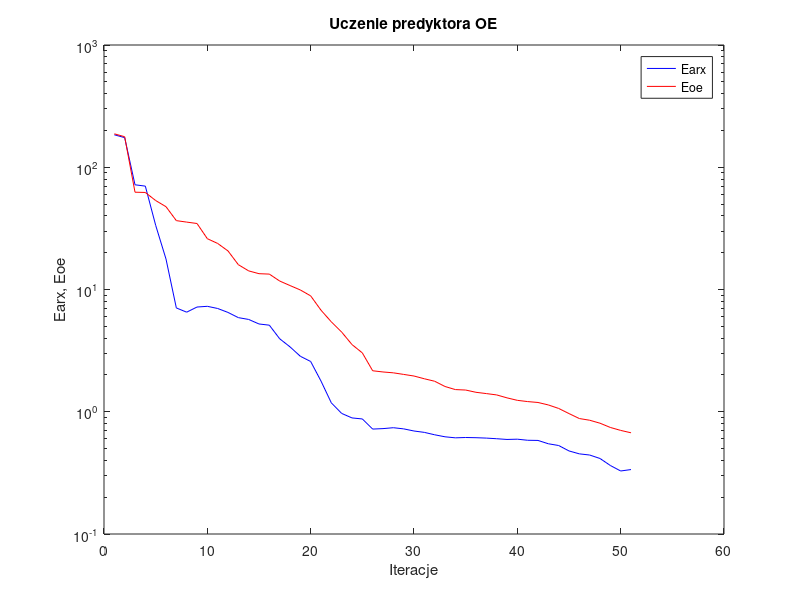
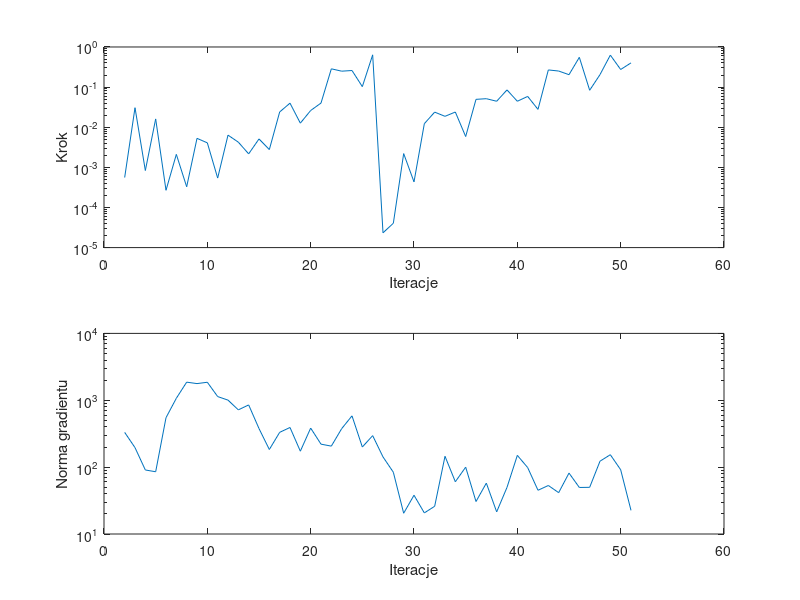

Write MATLAB code to recreate these figures, in order.
%uczenie predyktora oe
clear all;
n=0; farx(n+1)=1.843538e+002; foe(n+1)=1.877018e+002; wspucz(n+1)=0.000000e+000; ng(n+1)=0.000000e+000;
%odnowa zmiennej metryki
n=1; farx(n+1)=1.746568e+002; foe(n+1)=1.777202e+002; krok(n+1)=5.580127e-004; ng(n+1)=3.309364e+002;
n=2; farx(n+1)=7.188171e+001; foe(n+1)=6.250604e+001; krok(n+1)=3.065020e-002; ng(n+1)=1.958146e+002;
n=3; farx(n+1)=7.008334e+001; foe(n+1)=6.220784e+001; krok(n+1)=8.336543e-004; ng(n+1)=9.065900e+001;
n=4; farx(n+1)=3.350978e+001; foe(n+1)=5.342030e+001; krok(n+1)=1.610734e-002; ng(n+1)=8.529925e+001;
n=5; farx(n+1)=1.774983e+001; foe(n+1)=4.757533e+001; krok(n+1)=2.681467e-004; ng(n+1)=5.485973e+002;
n=6; farx(n+1)=7.066547e+000; foe(n+1)=3.658824e+001; krok(n+1)=2.106662e-003; ng(n+1)=1.071322e+003;
n=7; farx(n+1)=6.524304e+000; foe(n+1)=3.559397e+001; krok(n+1)=3.276764e-004; ng(n+1)=1.865089e+003;
n=8; farx(n+1)=7.189043e+000; foe(n+1)=3.466631e+001; krok(n+1)=5.282547e-003; ng(n+1)=1.775049e+003;
n=9; farx(n+1)=7.285911e+000; foe(n+1)=2.604395e+001; krok(n+1)=4.080593e-003; ng(n+1)=1.859111e+003;
n=10; farx(n+1)=6.993902e+000; foe(n+1)=2.380329e+001; krok(n+1)=5.405350e-004; ng(n+1)=1.135597e+003;
n=11; farx(n+1)=6.492969e+000; foe(n+1)=2.067568e+001; krok(n+1)=6.353015e-003; ng(n+1)=1.004878e+003;
n=12; farx(n+1)=5.887218e+000; foe(n+1)=1.596105e+001; krok(n+1)=4.243311e-003; ng(n+1)=7.184541e+002;
n=13; farx(n+1)=5.689675e+000; foe(n+1)=1.420018e+001; krok(n+1)=2.167321e-003; ng(n+1)=8.517857e+002;
n=14; farx(n+1)=5.224020e+000; foe(n+1)=1.346984e+001; krok(n+1)=5.107684e-003; ng(n+1)=3.773944e+002;
n=15; farx(n+1)=5.107416e+000; foe(n+1)=1.336551e+001; krok(n+1)=2.774090e-003; ng(n+1)=1.835221e+002;
n=16; farx(n+1)=3.954290e+000; foe(n+1)=1.173144e+001; krok(n+1)=2.399905e-002; ng(n+1)=3.313875e+002;
n=17; farx(n+1)=3.395254e+000; foe(n+1)=1.077488e+001; krok(n+1)=3.979978e-002; ng(n+1)=3.917222e+002;
n=18; farx(n+1)=2.842893e+000; foe(n+1)=9.913446e+000; krok(n+1)=1.263902e-002; ng(n+1)=1.731334e+002;
n=19; farx(n+1)=2.576838e+000; foe(n+1)=8.869047e+000; krok(n+1)=2.611507e-002; ng(n+1)=3.836884e+002;
n=20; farx(n+1)=1.781750e+000; foe(n+1)=6.771778e+000; krok(n+1)=4.000365e-002; ng(n+1)=2.205865e+002;
n=21; farx(n+1)=1.181960e+000; foe(n+1)=5.436640e+000; krok(n+1)=2.857373e-001; ng(n+1)=2.061621e+002;
n=22; farx(n+1)=9.690867e-001; foe(n+1)=4.483850e+000; krok(n+1)=2.494838e-001; ng(n+1)=3.760860e+002;
n=23; farx(n+1)=8.902428e-001; foe(n+1)=3.544253e+000; krok(n+1)=2.591726e-001; ng(n+1)=5.844893e+002;
n=24; farx(n+1)=8.732097e-001; foe(n+1)=3.029680e+000; krok(n+1)=1.028050e-001; ng(n+1)=1.999230e+002;
n=25; farx(n+1)=7.216628e-001; foe(n+1)=2.164107e+000; krok(n+1)=6.371584e-001; ng(n+1)=2.958117e+002;
%odnowa zmiennej metryki
n=26; farx(n+1)=7.279935e-001; foe(n+1)=2.115705e+000; krok(n+1)=2.336603e-005; ng(n+1)=1.421517e+002;
n=27; farx(n+1)=7.403849e-001; foe(n+1)=2.081684e+000; krok(n+1)=4.041939e-005; ng(n+1)=8.389736e+001;
n=28; farx(n+1)=7.244541e-001; foe(n+1)=2.020509e+000; krok(n+1)=2.201622e-003; ng(n+1)=2.044416e+001;
n=29; farx(n+1)=6.959000e-001; foe(n+1)=1.960084e+000; krok(n+1)=4.342261e-004; ng(n+1)=3.799914e+001;
n=30; farx(n+1)=6.781214e-001; foe(n+1)=1.861292e+000; krok(n+1)=1.226153e-002; ng(n+1)=2.066863e+001;
n=31; farx(n+1)=6.480739e-001; foe(n+1)=1.776479e+000; krok(n+1)=2.378798e-002; ng(n+1)=2.597529e+001;
n=32; farx(n+1)=6.239495e-001; foe(n+1)=1.609218e+000; krok(n+1)=1.869617e-002; ng(n+1)=1.452931e+002;
n=33; farx(n+1)=6.119225e-001; foe(n+1)=1.518312e+000; krok(n+1)=2.392360e-002; ng(n+1)=6.045882e+001;
n=34; farx(n+1)=6.157154e-001; foe(n+1)=1.505328e+000; krok(n+1)=5.858547e-003; ng(n+1)=9.987564e+001;
n=35; farx(n+1)=6.133672e-001; foe(n+1)=1.442606e+000; krok(n+1)=4.953895e-002; ng(n+1)=3.059928e+001;
n=36; farx(n+1)=6.088648e-001; foe(n+1)=1.408141e+000; krok(n+1)=5.142836e-002; ng(n+1)=5.764387e+001;
n=37; farx(n+1)=6.016770e-001; foe(n+1)=1.373010e+000; krok(n+1)=4.438543e-002; ng(n+1)=2.142965e+001;
n=38; farx(n+1)=5.935305e-001; foe(n+1)=1.299179e+000; krok(n+1)=8.512166e-002; ng(n+1)=4.980878e+001;
n=39; farx(n+1)=5.965350e-001; foe(n+1)=1.239989e+000; krok(n+1)=4.438543e-002; ng(n+1)=1.499708e+002;
n=40; farx(n+1)=5.844729e-001; foe(n+1)=1.211091e+000; krok(n+1)=5.857529e-002; ng(n+1)=9.851656e+001;
n=41; farx(n+1)=5.826198e-001; foe(n+1)=1.190848e+000; krok(n+1)=2.785422e-002; ng(n+1)=4.508466e+001;
n=42; farx(n+1)=5.472178e-001; foe(n+1)=1.136895e+000; krok(n+1)=2.680018e-001; ng(n+1)=5.313484e+001;
n=43; farx(n+1)=5.294884e-001; foe(n+1)=1.064276e+000; krok(n+1)=2.515191e-001; ng(n+1)=4.152789e+001;
n=44; farx(n+1)=4.780415e-001; foe(n+1)=9.662426e-001; krok(n+1)=2.039901e-001; ng(n+1)=8.150893e+001;
n=45; farx(n+1)=4.525122e-001; foe(n+1)=8.799649e-001; krok(n+1)=5.525859e-001; ng(n+1)=4.965101e+001;
n=46; farx(n+1)=4.426142e-001; foe(n+1)=8.523228e-001; krok(n+1)=8.343059e-002; ng(n+1)=4.990834e+001;
n=47; farx(n+1)=4.147273e-001; foe(n+1)=8.059732e-001; krok(n+1)=2.048545e-001; ng(n+1)=1.227061e+002;
n=48; farx(n+1)=3.634975e-001; foe(n+1)=7.439858e-001; krok(n+1)=6.268073e-001; ng(n+1)=1.533953e+002;
n=49; farx(n+1)=3.277025e-001; foe(n+1)=7.037996e-001; krok(n+1)=2.745822e-001; ng(n+1)=9.135253e+001;
n=50; farx(n+1)=3.366508e-001; foe(n+1)=6.728619e-001; krok(n+1)=4.014974e-001; ng(n+1)=2.256893e+001;

figure; semilogy(farx,'b'); hold on; semilogy(foe,'r'); xlabel('Iteracje'); ylabel('Earx, Eoe'); legend('Earx','Eoe'); title('Uczenie predyktora OE');
figure; subplot(2,1,1); semilogy(krok); xlabel('Iteracje'); ylabel('Krok');
subplot(2,1,2); semilogy(ng); xlabel('Iteracje'); ylabel('Norma gradientu');
Earx=farx(n+1)
Eoe=foe(n+1)
